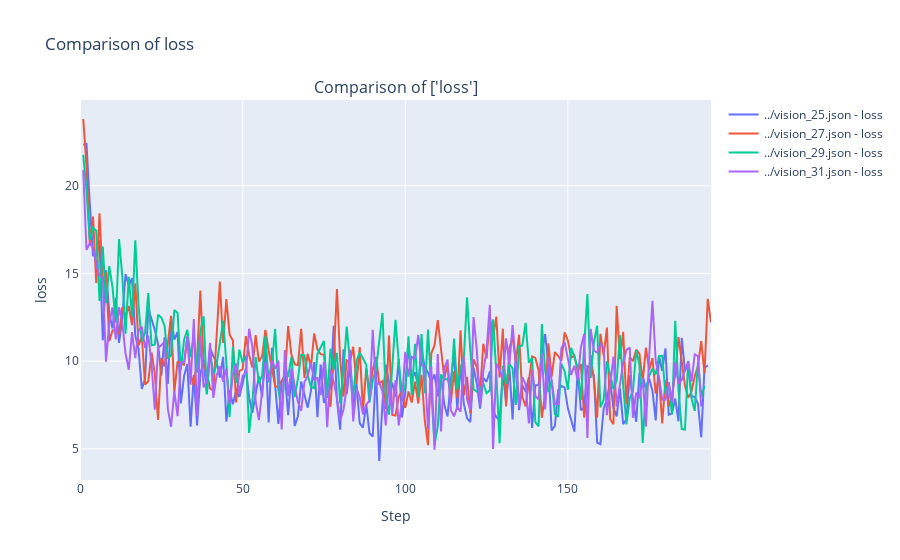
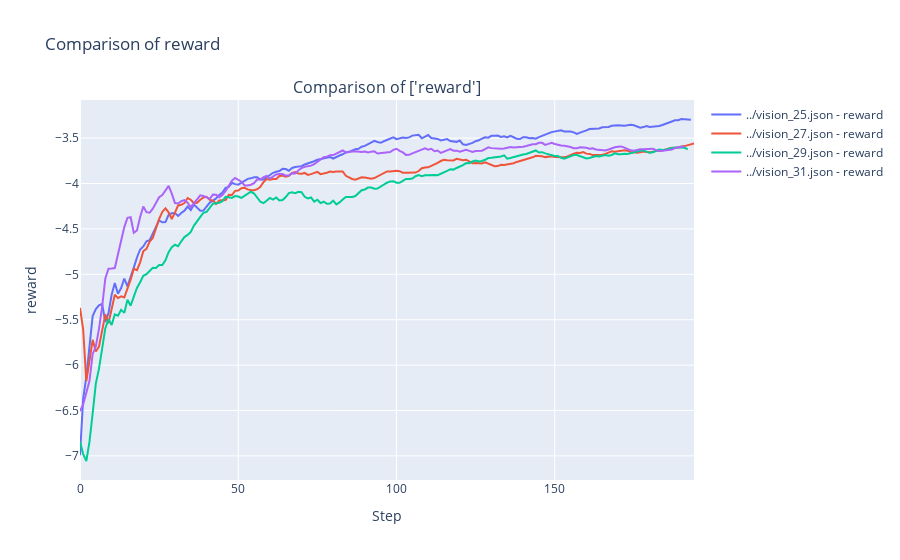

Notebook cell for these charts, in order:
### Code cell
loss_fig.show()
reward_fig.show()

### Figure 1 — Plotly figure (JSON) as saved in the notebook; plotly's stock layout.template omitted (floating-point values rounded to 4 significant figures; data arrays with more than 128 entries replaced by an {"elided": "..."} marker saying what was removed)
{"data": [{"mode": "lines", "name": "../vision_25.json - loss", "type": "scatter", "y": {"elided": "194 float values"}}, {"mode": "lines", "name": "../vision_27.json - loss", "type": "scatter", "y": {"elided": "195 float values"}}, {"mode": "lines", "name": "../vision_29.json - loss", "type": "scatter", "y": {"elided": "193 float values"}}, {"mode": "lines", "name": "../vision_31.json - loss", "type": "scatter", "y": {"elided": "192 float values"}}], "layout": {"annotations": [{"font": {"size": 16}, "showarrow": false, "text": "Comparison of ['loss']", "x": 0.5, "xanchor": "center", "xref": "paper", "y": 1, "yanchor": "bottom", "yref": "paper"}], "hovermode": "x", "showlegend": true, "title": {"text": "Comparison of loss"}, "xaxis": {"anchor": "y", "domain": [0, 1], "title": {"text": "Step"}}, "yaxis": {"anchor": "x", "domain": [0, 1], "title": {"text": "loss"}}}}

### Figure 2 — Plotly figure (JSON) as saved in the notebook; plotly's stock layout.template omitted (floating-point values rounded to 4 significant figures; data arrays with more than 128 entries replaced by an {"elided": "..."} marker saying what was removed)
{"data": [{"mode": "lines", "name": "../vision_25.json - reward", "type": "scatter", "y": {"elided": "194 float values"}}, {"mode": "lines", "name": "../vision_27.json - reward", "type": "scatter", "y": {"elided": "195 float values"}}, {"mode": "lines", "name": "../vision_29.json - reward", "type": "scatter", "y": {"elided": "193 float values"}}, {"mode": "lines", "name": "../vision_31.json - reward", "type": "scatter", "y": {"elided": "192 float values"}}], "layout": {"annotations": [{"font": {"size": 16}, "showarrow": false, "text": "Comparison of ['reward']", "x": 0.5, "xanchor": "center", "xref": "paper", "y": 1, "yanchor": "bottom", "yref": "paper"}], "hovermode": "x", "showlegend": true, "title": {"text": "Comparison of reward"}, "xaxis": {"anchor": "y", "domain": [0, 1], "title": {"text": "Step"}}, "yaxis": {"anchor": "x", "domain": [0, 1], "title": {"text": "reward"}}}}
